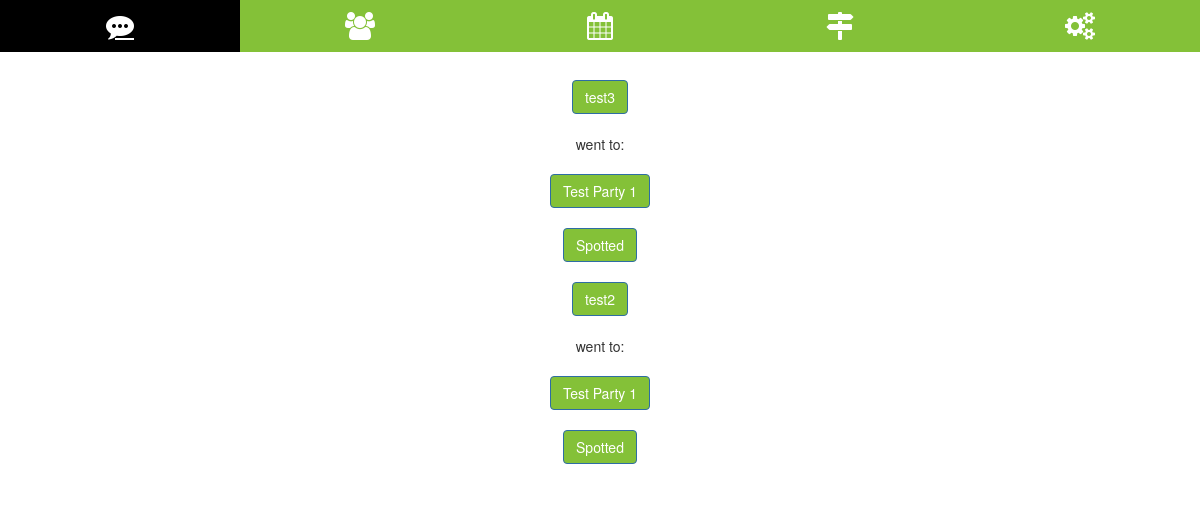
The page /ribbits/ (signed in) on the database as committed earlier.
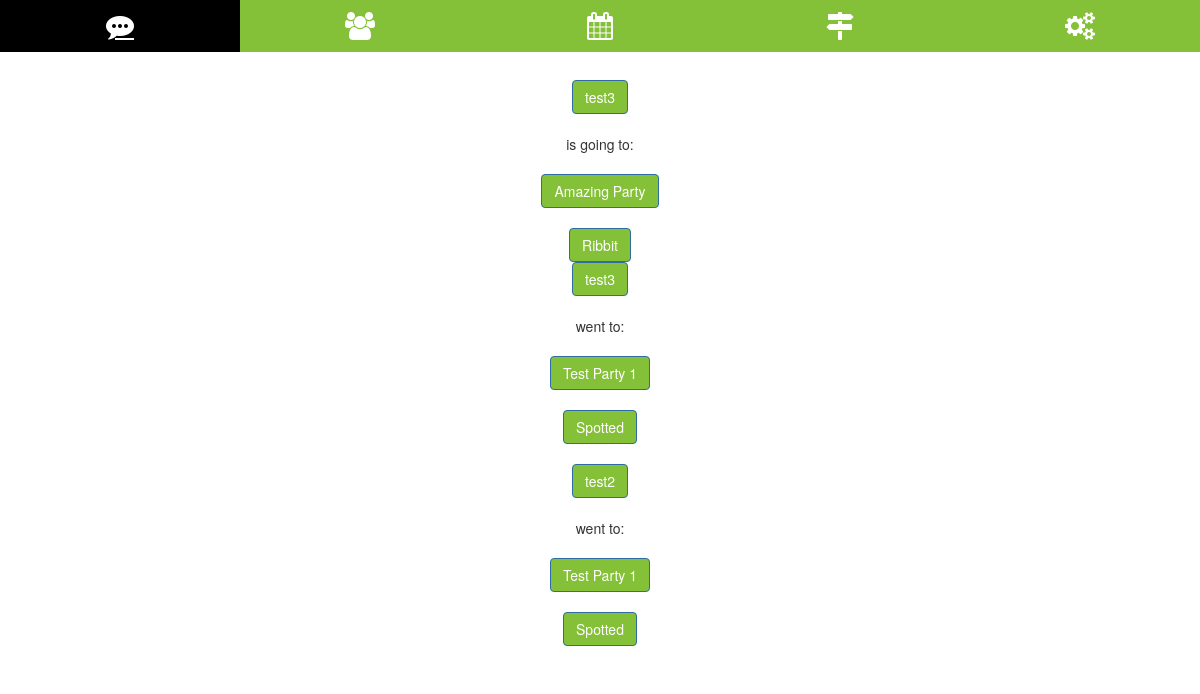
The same page on the database as committed later.
### ribbits/models.py (models this page shows, shortened)
class Ribbit(models.Model):
    sent_by         = models.ForeignKey('hoppers.Hopper', on_delete=models.CASCADE, related_name='sender', null=True)
    event           = models.ForeignKey('events.Event', on_delete=models.CASCADE)
    likes           = models.ManyToManyField('hoppers.Hopper', related_name='likes')
    spots           = models.ManyToManyField('hoppers.Hopper', related_name='spots')
    slug            = models.SlugField(null=True, unique=True, editable=False)
    created_at      = models.DateTimeField(default=timezone.now)
    class Meta:
        unique_together = (('sent_by', 'event'),)
        ordering = ['-created_at']
    def create_ribbit(self):
        return reverse('ribbits:create', kwargs={'event': self.event.slug})
    def add_to_spots(self):
        return reverse('ribbits:spot', kwargs={'ribbit': self.slug})
    def get_likes_list(self):
        likes_list = self.likes.all()
        return Hopper.objects.filter(id__in=likes_list)
    def get_spots_list(self):
        spots_list = self.spots.all()
        return Hopper.objects.filter(id__in=spots_list)

### hoppers/models.py (models this page shows, shortened)
class Hopper(models.Model):
    user            = models.OneToOneField(User, null=True, on_delete=models.SET_NULL)
    listens_to      = models.ManyToManyField('self', through='Pair', symmetrical=False)
    anonymous       = models.BooleanField(default=True)
    email           = models.EmailField(null=True, max_length=100)
    name            = models.CharField(null=True, max_length=100)
    birth_date      = models.DateField(null=True)
    active          = models.BooleanField(default=True)
    slug            = models.SlugField(null=True, unique=True, editable=False)
    created_at      = models.DateTimeField(default=timezone.now)
    def __str__(self):
        if self.anonymous:
            return str(self.user.username)
        else:
            return str(self.name)
    def get_absolute_url(self):
        return reverse('hoppers:read', kwargs={'slug': self.slug})
    def get_listens_to_list(self):
        return Hopper.objects.filter(id__in=self.listens_to.all())

### events/models.py (models this page shows, shortened)
class Event(models.Model):
    created_by      = models.ForeignKey('hoppers.Hopper', null=True, on_delete=models.CASCADE)
    attending       = models.ManyToManyField('hoppers.Hopper', related_name='attending')
    start           = models.DateTimeField(default=default_start)
    end             = models.DateTimeField(default=default_end)
    pad             = models.ForeignKey('pads.Pad', on_delete=models.CASCADE)
    title           = models.CharField(max_length=200)
    text            = models.TextField()
    active          = models.BooleanField(default=True)
    slug            = models.SlugField(null=True, unique=True, editable=False)
    created_at      = models.DateTimeField(default=timezone.now)
    class Meta:
        ordering = ['start']
    def __str__(self):
        return str(self.title)
    def get_absolute_url(self):
        return reverse('events:read', kwargs={'slug': self.slug})
    def get_attending_list(self):
        attending_list = self.attending.all()
        return Hopper.objects.filter(id__in=attending_list)

### ribbits/views.py (the view)
class RibbitListView(ListView):
    template_name = 'ribbits/list.html'
    def get_queryset(self, *args, **kwargs):
        hopper = Hopper.objects.get(user=self.request.user.id)
        return Ribbit.objects.exclude(sent_by=hopper).filter(sent_by__in=hopper.get_listens_to_list())

### ribbits/templates/ribbits/list.html
{% extends 'base.html' %}
{% block content %}
  {% for obj in object_list %}
    {% include 'ribbits/snippets/card.html' with object=obj %}
  {% endfor %}
{% endblock content %}

### ribbits/templates/ribbits/snippets/card.html (shortened to what this page needs)
<div class="card">
  <div class="card text-center">
    <div class="card-body">
      <a href="{{ object.sent_by.get_absolute_url }}" class="btn btn-primary"<span class="badge">{{ object.sent_by }}</span></a>
      {% now "DATETIME_FORMAT" as current_time %}
      {% if object.event.start|date:"DATETIME_FORMAT" > current_time %}
        is going to:
      {% else %}
        went to:
      {% endif %}
      <a href="{{ object.event.get_absolute_url }}" class="btn btn-primary"<span class="badge">{{ object.event }}
      </span></a>
      {% if request.user.hopper not in object.event.get_attending_list %}
        <a href="{{ object.create_ribbit }}" class="btn btn-primary"<span class="badge">Ribbit</span></a>
      {% endif %}
      {% if request.user.hopper not in object.get_spots_list and object.event.start|date:"DATETIME_FORMAT" < current_time and request.user.hopper in object.event.get_attending_list %}
        <a href="{{ object.add_to_spots }}" class="btn btn-primary"<span class="badge">Spotted</span></a>
      {% endif %}
    </div>
  </div>
</div>

Rows that differ between the two databases and show on the page:
added Ribbit: sent_by "test3", shows "is going to:", event "Amazing Party"
